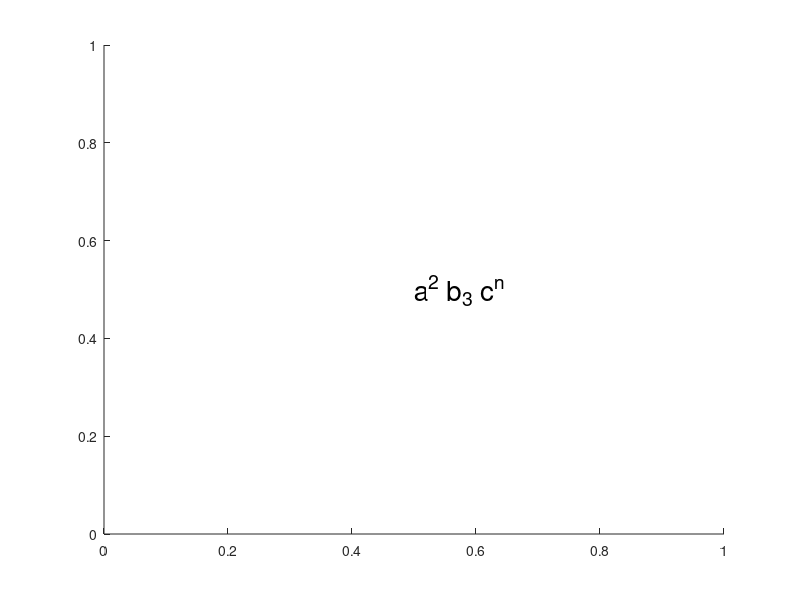

The MATLAB script that drew this image: (Note: this script raises an error after producing the figure.)
%=============================================================================
% Copyright (c) 2016-present Allan CORNET (Nelson)
%=============================================================================
% This file is part of Nelson.
%=============================================================================
% LICENCE_BLOCK_BEGIN
% SPDX-License-Identifier: LGPL-3.0-or-later
% LICENCE_BLOCK_END
%=============================================================================
% <--ADV-CLI MODE-->
%=============================================================================
% Non-regression tests for true super/subscript positioning of the TeX
% interpreter (raised / lowered runs at a smaller font), verified through the
% text Extent so no browser or reference image is required.
%=============================================================================
% Bare single-character forms are handled too (no braces required).
f = figure();
tbare = text(0.5, 0.5, 'a^2 b_3 c^n', 'Interpreter', 'tex', 'FontSize', 20);
drawnow();
asserts.istrue(tbare.Extent(3) > 0);
asserts.istrue(tbare.Extent(4) > 0);
close(f);
%=============================================================================
